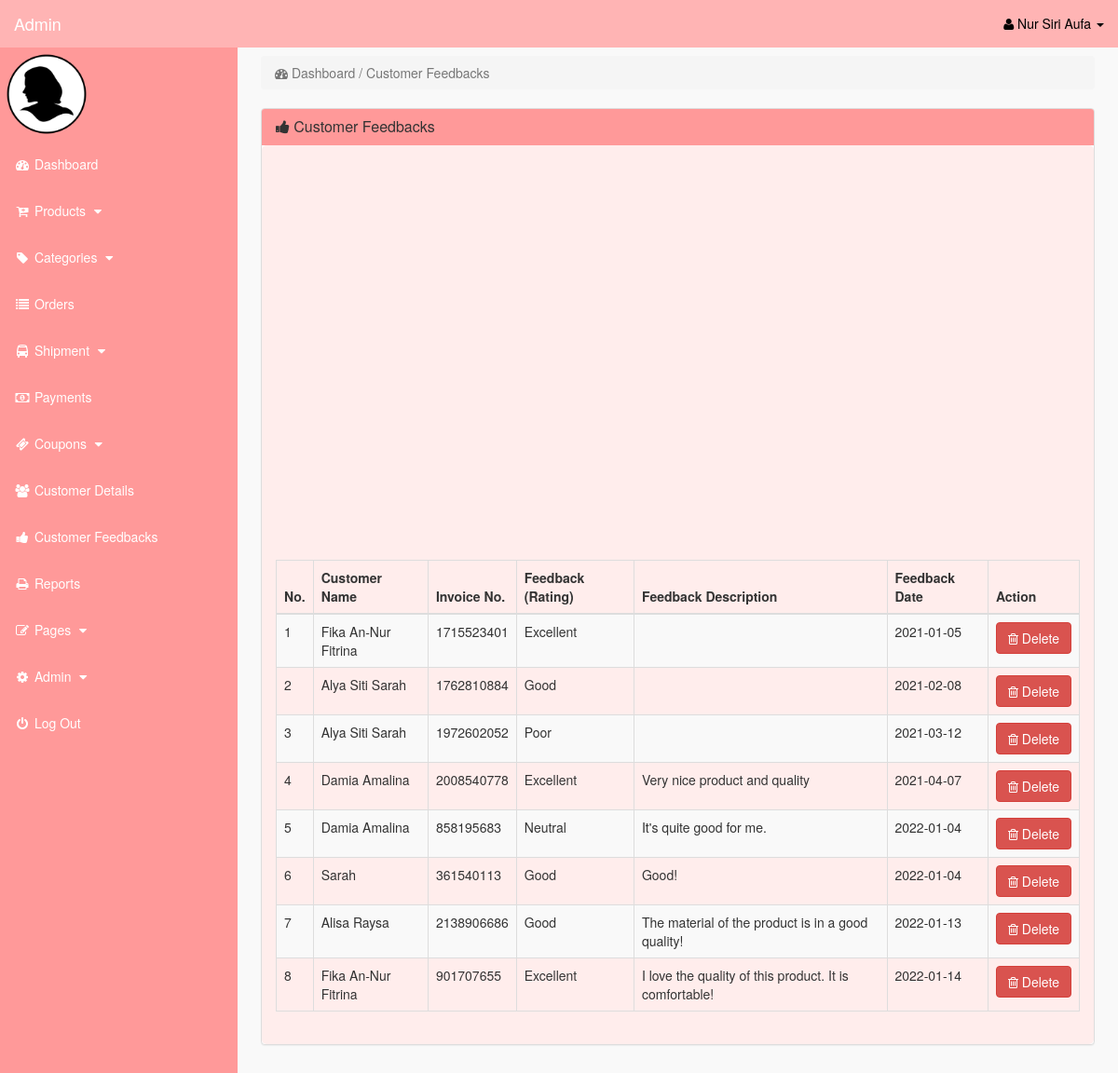
Page /admin/index.php?view_feedbacks (signed in) on the committed database.
### tables this page shows
CREATE TABLE `cust_feedbacks` (
  `feedback_id` int(10) NOT NULL,
  `invoice_no` int(100) NOT NULL,
  `feedback_rating` varchar(50) NOT NULL,
  `feedback_description` varchar(255) NOT NULL,
  `feedback_date` date NOT NULL DEFAULT current_timestamp(),
  `cust_fname` text NOT NULL,
  `cust_email` text NOT NULL,
  `cust_contact` text NOT NULL
);

### admin/view_feedbacks.php (the view, shortened to what this page needs)
<?php
	if(!isset($_SESSION['admin_email'])){
		echo "<script>window.open('login.php','_self')</script>";
	}
		else {
?>
	<div class="row">
		<div class="col-lg-12">
			<ol class="breadcrumb">
				<li class="active">
					<i class="fa fa-dashboard"></i> Dashboard / Customer Feedbacks
				</li>
			</ol>
		</div>
	</div>
	<div class="row">
		<div class="col-lg-12">
			<div class="panel panel-default">
				<div class="panel-heading">
					<h3 class="panel-title">
						<i class="fa fa-thumbs-up"></i> Customer Feedbacks
					</h3>
				</div>
							<div class="panel-body" >
							<br>
							<?php
								 include ("includes/db.php");
							?>
							<div id="chartContainer" style="height: 370px; width: 100%;"></div>
							<br><br>
							<div class="table-responsive" >
								<table class="table table-bordered table-hover table-striped" >
									<thead>
										<tr>
											<th>No.</th>
											<th>Customer Name</th>
											<th>Invoice No.</th>
											<th>Feedback (Rating)</th>
											<th>Feedback Description</th>
											<th>Feedback Date</th>
											<th>Action</th>
										</tr>
									</thead>
									<tbody>
									<?php
										$i=0;
										$get_feedbacks = "select * from cust_feedbacks";
										$run_feedbacks = mysqli_query($con,$get_feedbacks);
											while($row_feedbacks=mysqli_fetch_array($run_feedbacks)){
										$feedback_id = $row_feedbacks['feedback_id'];
										$cust_fname = $row_feedbacks['cust_fname'];
										$invoice_no = $row_feedbacks['invoice_no'];
										$feedback_rating = $row_feedbacks['feedback_rating'];
										$feedback_description = $row_feedbacks['feedback_description'];
										$feedback_date = $row_feedbacks['feedback_date'];
										$i++;
									?>
										<tr>
											<td><?php echo $i; ?></td>
											<td><?php echo $cust_fname; ?></td>
											<td><?php echo $invoice_no; ?></td>
											<td><?php echo $feedback_rating; ?></td>
											<td><?php echo $feedback_description; ?></td>
											<td><?php echo $feedback_date; ?></td>
											<td>
												<a href="index.php?delete_feedbacks=<?php echo $feedback_id; ?>" >
												<button class="btn btn-danger"><i class="fa fa-trash-o" ></i> Delete</button>
												</a>
											</td>
										</tr>
									<?php
										}
									?>
						</tbody>
					</table>
				</div>
			</div>
		</div>
	</div>
<?php
	}
?>

### admin/includes/sidebar.php (shortened to what this page needs)
<?php
	if(!isset($_SESSION['admin_email'])){
		echo "<script>window.open('login.php','_self')</script>";
	}
		else {
?>
	<nav class="navbar navbar-inverse navbar-fixed-top" >
		<div class="navbar-header" >
				<a class="navbar-brand" href="index.php?dashboard">Admin</a>
		</div>
		<ul class="nav navbar-right top-nav" >
			<li class="dropdown" >
				<a href="#" class="dropdown-toggle" data-toggle="dropdown" >
					<i class="fa fa-user" ></i>
						<?php echo $admin_fname; ?> <b class="caret" ></b>
				</a>
</li>
</ul>
	<div class="collapse navbar-collapse navbar-ex1-collapse">
		<ul class="nav navbar-nav side-nav">
	<li>
		<img src="admin_image/<?php echo $admin_image; ?>" width="100" height="100" >
	</li>
	<li>
		<a href="index.php?dashboard">
			<i class="fa fa-fw fa-dashboard"></i> Dashboard
		</a>
	</li>
	<li>
		<a href="#" data-toggle="collapse" data-target="#products">
			<i class="fa fa-fw fa-cart-plus""></i> Products
				<i class="fa fa-fw fa-caret-down"></i>
	</a>
	</li>
	<li>
		<a href="#" data-toggle="collapse" data-target="#p_cat">
			<i class="fa fa-fw fa-tag"></i> Categories
			<i class="fa fa-fw fa-caret-down"></i>
		</a>
	</li>
	<li>
		<a href="index.php?view_orders">
			<i class="fa fa-fw fa-list"></i> Orders
		</a>
	</li>
	<li>
		<a href="#" data-toggle="collapse" data-target="#shipment">
			<i class="fa fa-fw fa-bus"></i> Shipment
			<i class="fa fa-fw fa-caret-down"></i>
		</a>
	</li>
	<li>
		<a href="index.php?view_payments">
			<i class="fa fa-fw fa-money"></i> Payments
		</a>
	</li>
	<li>
		<a href="#" data-toggle="collapse" data-target="#coupons">
			<i class="fa fa-fw fa-ticket"></i> Coupons
			<i class="fa fa-fw fa-caret-down"></i>
		</a>
	</li>
	<li>
		<a href="index.php?view_customers">
			<i class="fa fa-fw fa-users"></i> Customer Details
		</a>
	</li>
	<li>
		<a href="index.php?view_feedbacks">
			<i class="fa fa-fw fa-thumbs-up"></i> Customer Feedbacks
		</a>
	</li>
	<li>
		<a href="index.php?view_reports">
			<i class="fa fa-fw fa-print"></i> Reports
		</a>
	</li>
	<li>
		<a href="#" data-toggle="collapse" data-target="#pages">
			<i class="fa fa-fw fa-edit"> </i> Pages
			<i class="fa fa-fw fa-caret-down"></i>
		</a>
	</li>
	<li>
		<a href="#" data-toggle="collapse" data-target="#admin">
			<i class="fa fa-fw fa-gear"></i> Admin
			<i class="fa fa-fw fa-caret-down"></i>
		</a>
	</li>
	<li>
		<a href="logout.php">
			<i class="fa fa-fw fa-power-off"></i> Log Out
		</a>
	</li>
		</ul>
	</div>
</nav>
<?php
	}
?>

### admin/css/style.css (style rules this page uses)
body { margin-top:100px; }
@media (min-width: 768px) { body { margin-top:50px; } }
.top-nav { padding:0 15px; }
.top-nav>li { display:inline-block; float:left; }
.top-nav>li>a { padding-top:15px; padding-bottom:15px; line-height:20px; color:black; }
@media (min-width: 768px) { .side-nav { position:fixed; top:51px; width:255px; border-radius:0; overflow-y:auto; background-color: #ff9999; bottom:0; overflow-x:hidden; padding-bottom:40px; } }
@media (min-width: 768px) { .side-nav>li>a { width:255px; } }
.panel-body { border-radius:5px; background-color: #ffedec }

### rows in the picture
cust_feedbacks: cust_fname "Fika An-Nur Fitrina", invoice_no "1715523401", feedback_rating "Excellent", feedback_date "2021-01-05"
cust_feedbacks: cust_fname "Alya Siti Sarah", invoice_no "1762810884", feedback_rating "Good", feedback_date "2021-02-08"
cust_feedbacks: cust_fname "Alya Siti Sarah", invoice_no "1972602052", feedback_rating "Poor", feedback_date "2021-03-12"
cust_feedbacks: cust_fname "Damia Amalina", invoice_no "2008540778", feedback_rating "Excellent", feedback_description "Very nice product and quality", feedback_date "2021-04-07"
cust_feedbacks: cust_fname "Damia Amalina", invoice_no "858195683", feedback_rating "Neutral", feedback_description "It's quite good for me.", feedback_date "2022-01-04"
cust_feedbacks: cust_fname "Sarah", invoice_no "361540113", feedback_rating "Good", feedback_description "Good!", feedback_date "2022-01-04"
cust_feedbacks: cust_fname "Alisa Raysa", invoice_no "2138906686", feedback_rating "Good", feedback_description "The material of the product is in a good quality!", feedback_date "2022-01-13"
cust_feedbacks: cust_fname "Fika An-Nur Fitrina", invoice_no "901707655", feedback_rating "Excellent", feedback_description "I love the quality of this product. It is comfortable!", feedback_date "2022-01-14"

### other values in the picture
$admin_fname "Nur Siri Aufa"
